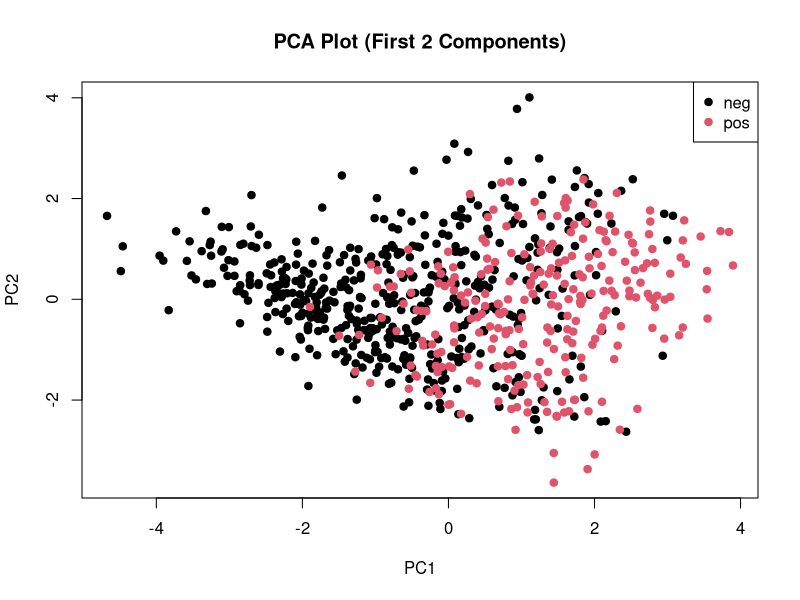
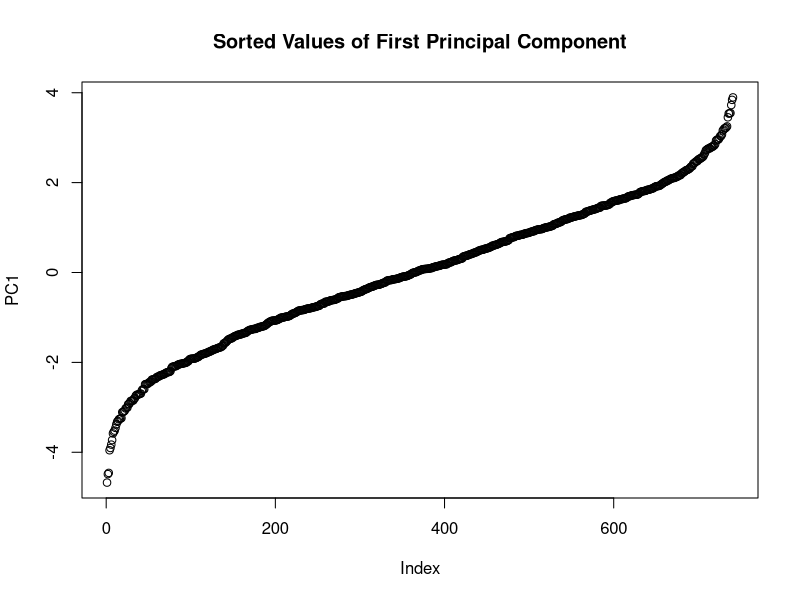
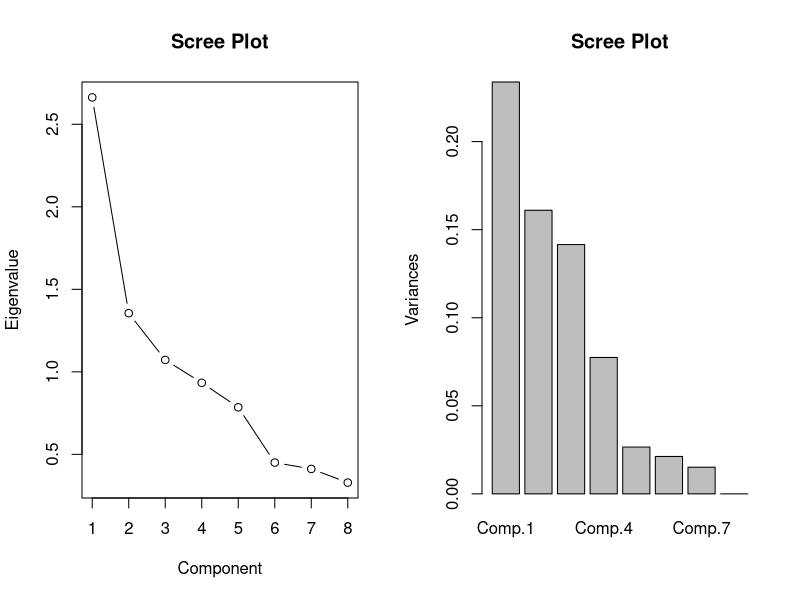
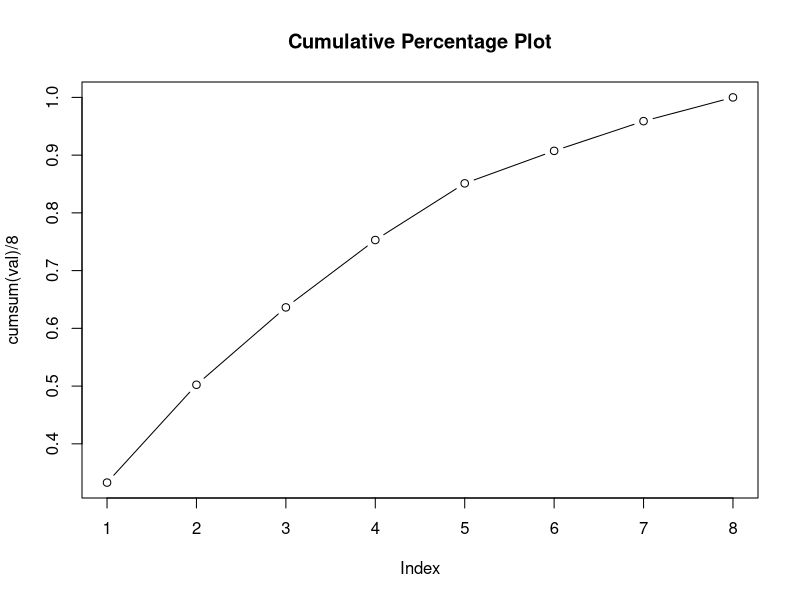
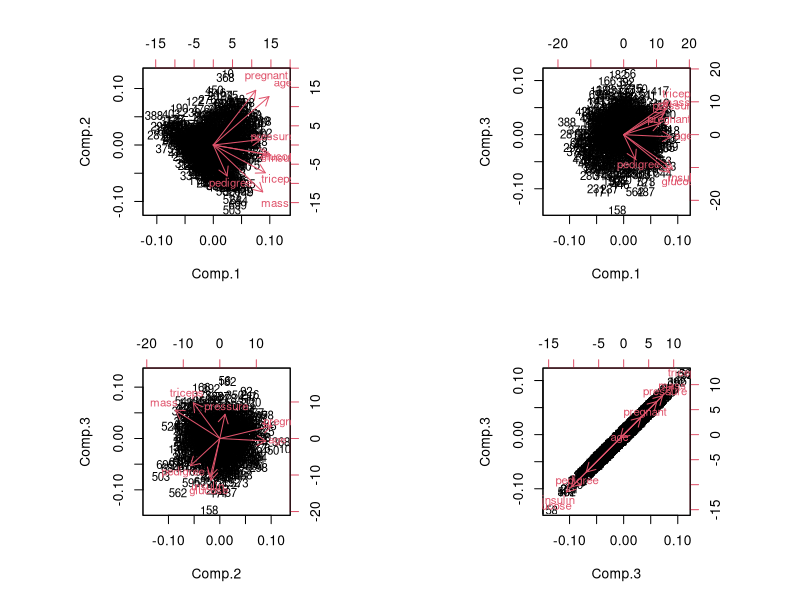

These figures' R source, in order:
## ---- chunk 1
knitr::opts_chunk$set(echo = TRUE)
## ---- chunk 2
library(mlbench)
library(psych)
library(MASS)

df <- read.csv("df_EDA.csv")
head(df)
## ---- chunk 3
df_features <- df[, 1:8]
head(df_features)
## ---- chunk 4
ev <- eigen(cov(df_features))$values
eve <- eigen(cov(df_features))$vectors
print(ev)
print(eve)
## ---- chunk 5
df$diabetes <- as.factor(df$diabetes)

# First 2 components manually
l1 <- t(eve[, 1]) %*% t(df_features)
l2 <- t(eve[, 2]) %*% t(df_features)

# Plot of first 2 Components
plot(-l1[1, ], l2[1, ], 
     main = "PCA Plot (First 2 Components)", xlab = "PC1", ylab = "PC2",
     col = as.numeric(df$diabetes), pch = 19)
legend("topright", legend = levels(df$diabetes), col = 1:length(levels(df$diabetes)), pch = 19)
## ---- chunk 6
# Plot of sorted first component 
plot(sort(-l1[1, ]), 
     main = "Sorted Values of First Principal Component", ylab = "PC1")
## ---- chunk 7
S <- cor(df_features)
S
## ---- chunk 8
val <- eigen(S)$values
vec <- eigen(S)$vectors
print(val)
print(vec)
## ---- chunk 9
par(mfrow = c(1, 2))
plot(val, type = "b",
     main = "Scree Plot", xlab = "Component", ylab = "Eigenvalue")
screeplot(princomp(S), main = "Scree Plot")
## ---- chunk 10
cumsum(val)/8
par(mfrow=c(1,1))
plot(cumsum(val)/8, type="b", main="Cumulative Percentage Plot")
## ---- chunk 11
PCA <- princomp(df_features, cor=TRUE, scores=TRUE)
df_PCA <- as.data.frame(PCA$scores[, 1:6])
PCA

loadings(PCA)
summary(PCA)
## ---- chunk 12
# df_PCA <- as.data.frame(PCA$scores)
## ---- chunk 13
# Save PCA-transformed data to CSV
write.csv(df_PCA, "df_PCA.csv", row.names = FALSE)
## ---- chunk 14
par(mfrow=c(2,2))
biplot(PCA,choices=c(1,2))
biplot(PCA,choices=c(1,3))
biplot(PCA,choices=c(2,3))
biplot(PCA,choices=c(3,3))
